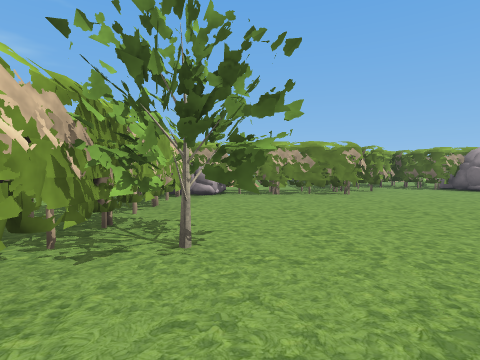
view 1 (above)

17 first-person views from a walk through a Godot game level. The camera is 1.4 m above the floor, tilts 2° down and sees 80° across. The floor is counted in squares, 2 m on a side. Each view is taken from the middle of a square. On the plan, view 1 faces up. The plan holds only what a view shows up to about 10 squares ahead; the rest is blank. The place goes on beyond the plan. Characters and animated objects are left out. Some surface patterns are stand-ins.

view 2
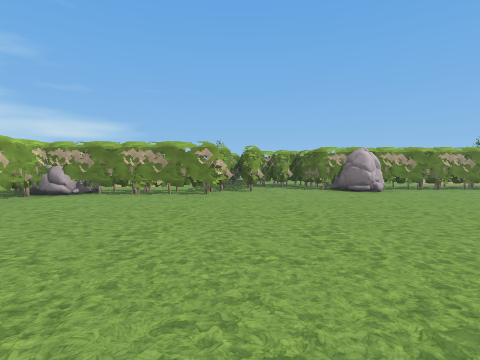

view 3
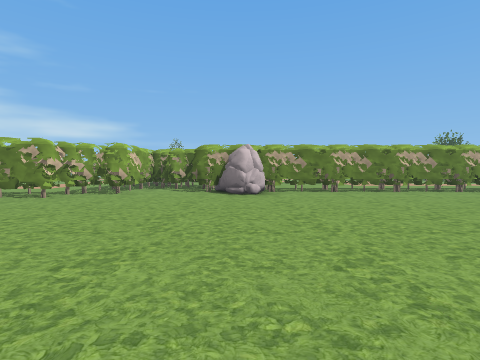

view 4
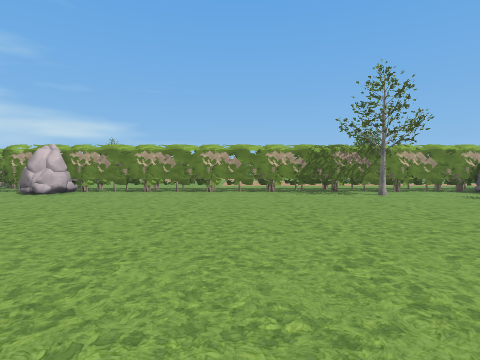

view 5
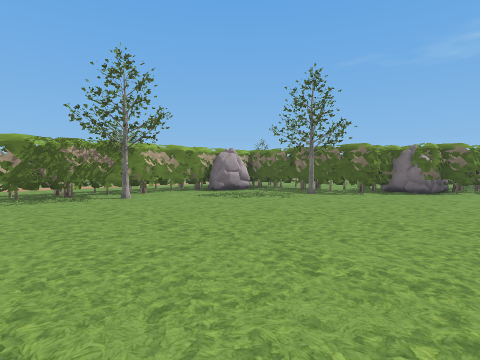

view 6
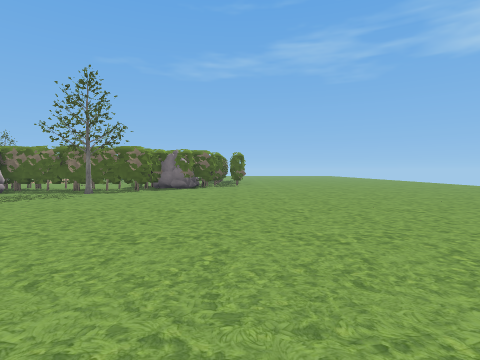

view 7
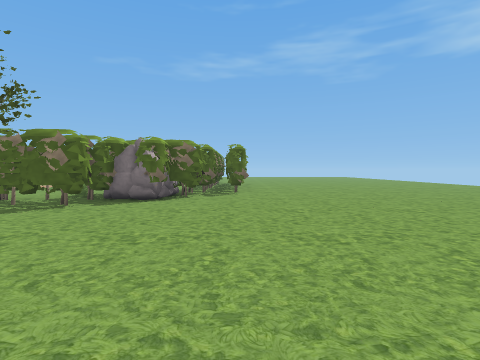

view 8
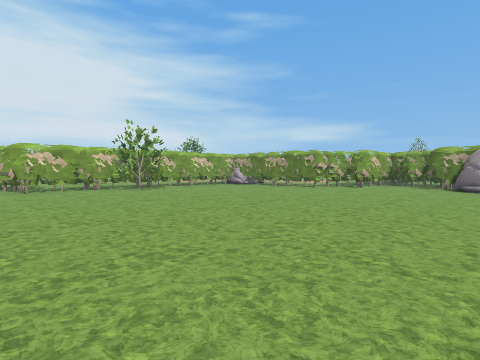

view 9
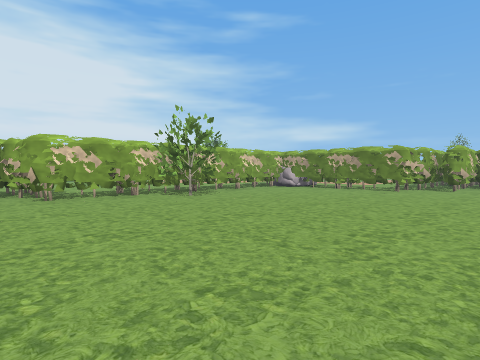

view 10
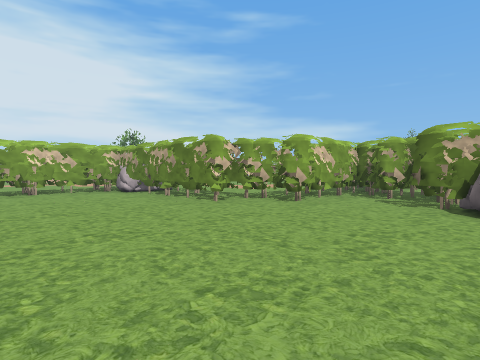

view 11
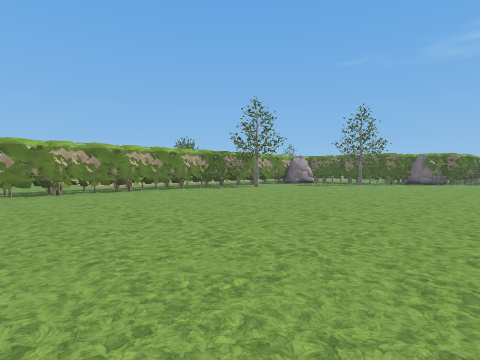

view 12
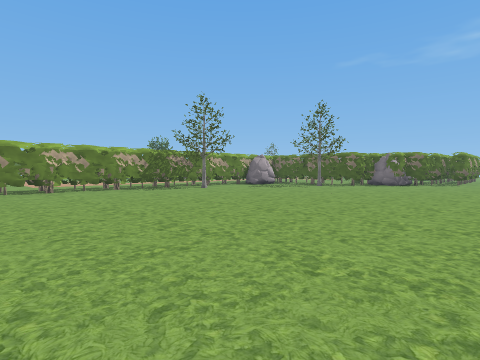

view 13
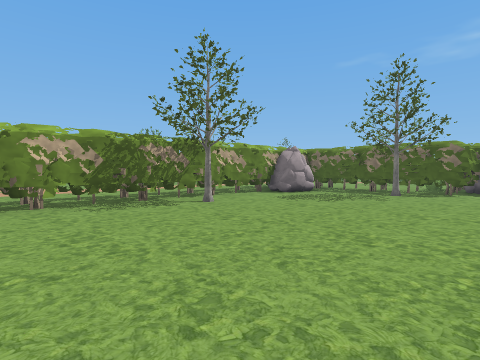

view 14
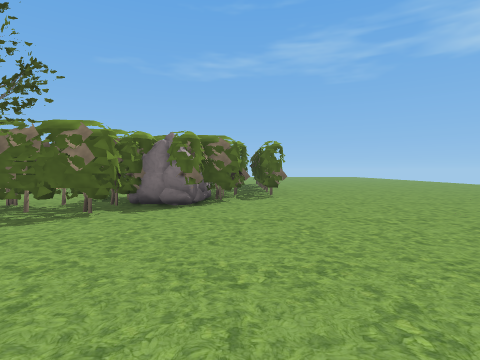

view 15
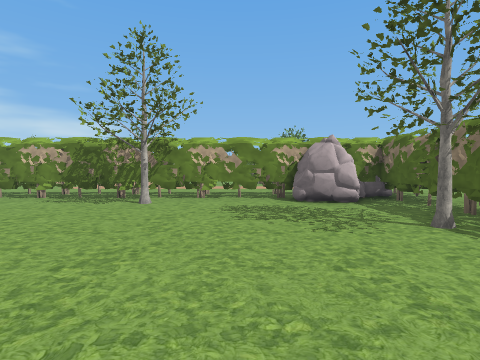

view 16
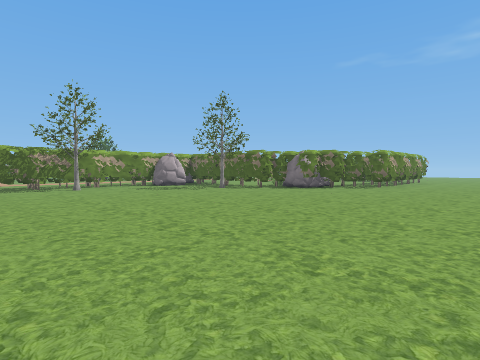

view 17
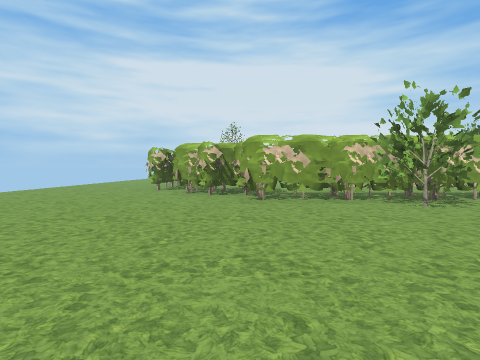

### Floor plan
Key: @ floor where view 1 was taken; # wall or solid block; . floor; R rock; T tree.
Columns run from 3 left of view 1 to 25 right of it. Each row starts with its distance up from view 1.
 12        ###
 11        #.#####
 10       ##..#R################
  9      ###...R.........T...R.#
  8  ######....................#
  7  #.......................#T#
  6  #.........................##
  5  #.........................##
  4  #..........................#
  3  #.T.........................
  2  ##T.........................
  1  #...........................
  0 ##.@......... ...............
 -1 ##...........     ...........
 -2 #............     ...........

Where each view was taken, in squares from view 1:
view 1: 0 up, 0 right, facing up
view 2: 0 up, 4 right, facing up
view 3: 1 up, 8 right, facing up
view 4: 1 up, 14 right, facing up
view 5: 2 up, 15 right, facing up-right
view 6: 2 up, 14 right, facing right
view 7: 2 up, 18 right, facing right
view 8: 2 down, 9 right, facing up-left
view 9: 2 down, 6 right, facing up-left
view 10: 4 up, 8 right, facing up-left
view 11: 1 up, 9 right, facing up-right
view 12: 0 up, 11 right, facing up-right
view 13: 4 up, 14 right, facing up-right
view 14: 3 up, 19 right, facing right
view 15: 3 up, 20 right, facing up
view 16: 2 down, 15 right, facing up-right
view 17: 1 down, 5 right, facing left
